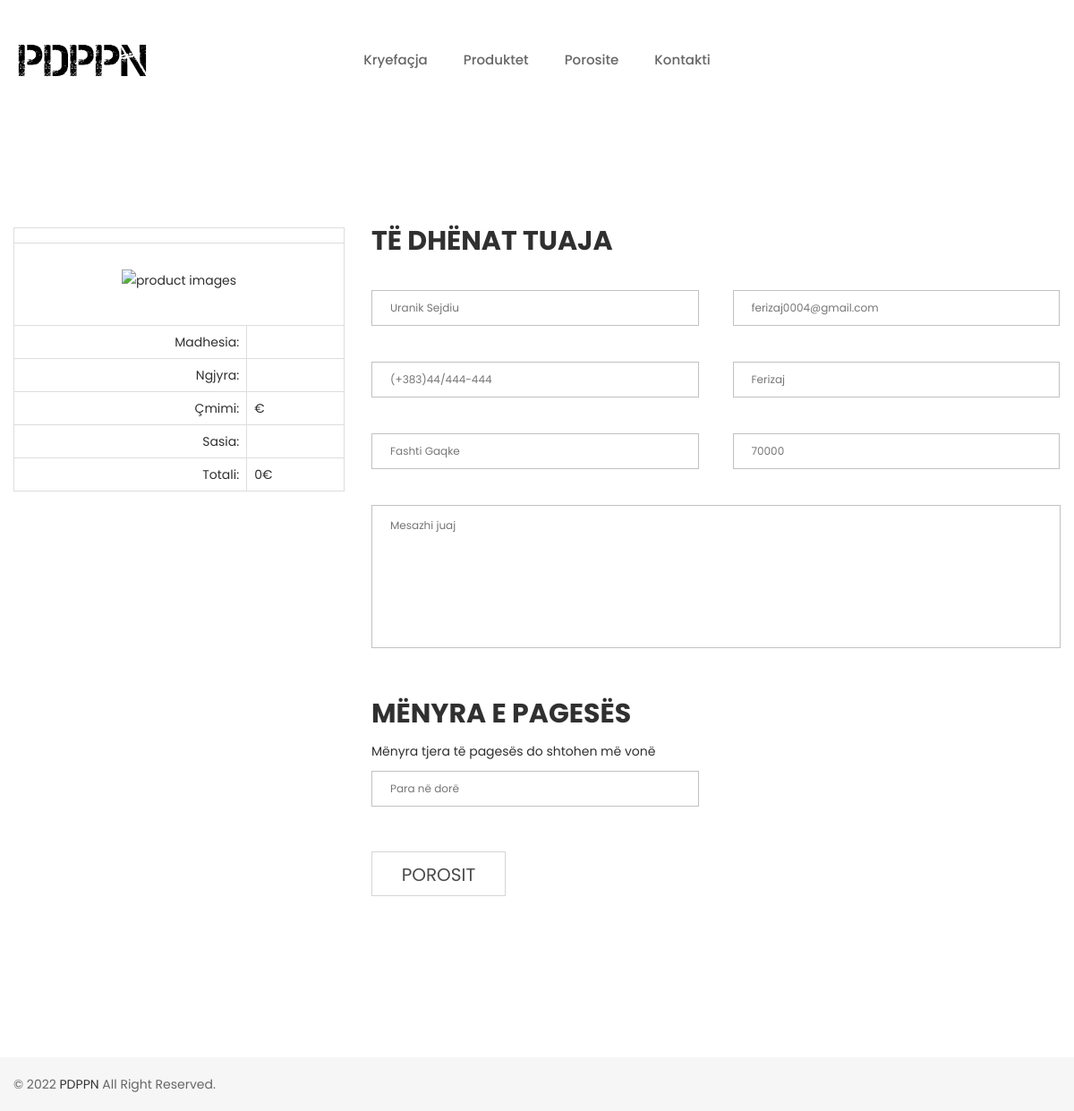
The page /Perdoruesi/blejProduktin.php (signed in) on the database as committed earlier.
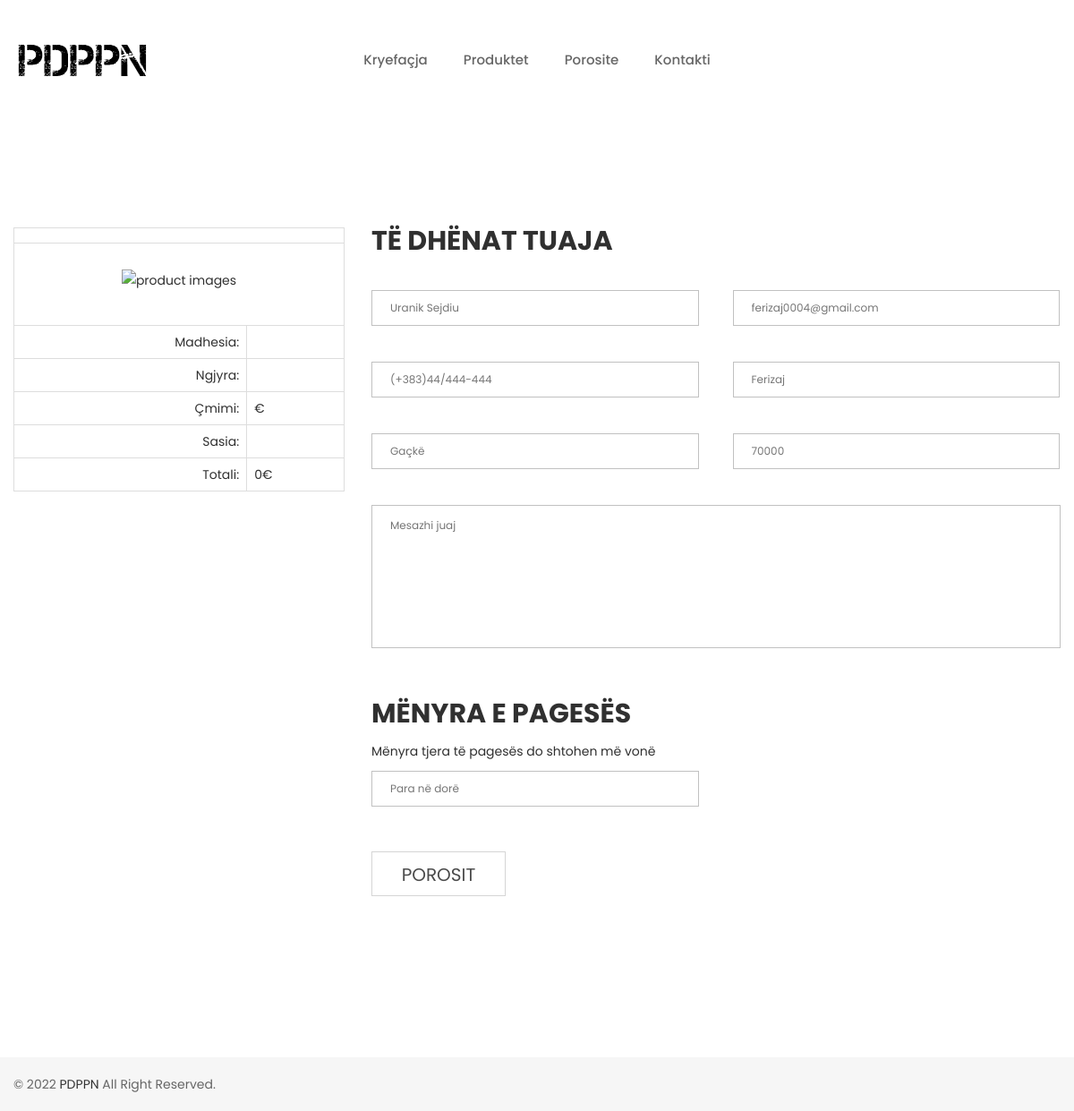
The same page on the database as committed later.
### tables this page shows
CREATE TABLE IF NOT EXISTS `perdoruesit` (
  `id` int(11) NOT NULL AUTO_INCREMENT,
  `fullName` varchar(150) NOT NULL,
  `id_city` int(11) NOT NULL,
  `adress` tinytext NOT NULL,
  `zipCode` int(5) NOT NULL,
  `phone` varchar(20) NOT NULL,
  `email` varchar(100) NOT NULL,
  `password` varchar(999) NOT NULL,
  `code` mediumint(50) NOT NULL,
  `status` text NOT NULL,
  PRIMARY KEY (`id`),
  KEY `cityForeignKey` (`id_city`)
);

CREATE TABLE IF NOT EXISTS `cities` (
  `id_city` int(11) NOT NULL AUTO_INCREMENT,
  `name` varchar(50) NOT NULL,
  PRIMARY KEY (`id_city`)
);

### Perdoruesi/blejProduktin.php (the view, shortened to what the changed rows need)
<?php
include_once('checkSession.php');
?>
<?php
if (isset($_SESSION['email']) || isset($_SESSION['password'])) {
    $userEmail = $_SESSION['email'];
    $sql1 = "SELECT  perdoruesit.id, perdoruesit.fullName, cities.name, perdoruesit.adress, perdoruesit.zipCode, perdoruesit.phone FROM perdoruesit
    LEFT OUTER JOIN cities ON perdoruesit.id_city=cities.id_city
    WHERE  perdoruesit.email='$userEmail'";
    $query1 = mysqli_query($con1, $sql1);
    while ($row1 = mysqli_fetch_assoc($query1)) {
        $userName = $row1['fullName'];
        $name = $row1['name'];
        $adress = $row1['adress'];
        $zipCode = $row1['zipCode'];
        $phone = $row1['phone'];
    }
}
?>
<?php if (isset($_SESSION['email']) || isset($_SESSION['password'])) { ?>
    <!doctype html>
    <html class="no-js" lang="en">
    <head>
        <?php include_once('links.php'); ?>
    </head>
    <body>
        <div class="wrapper fixed__footer">
            <header id="header" class="htc-header header--3 bg__white">
                <div id="sticky-header-with-topbar" class="mainmenu__area sticky__header">
                    <?php include_once('nav.php'); ?>
                </div>
            </header>
            <section class="our-checkout-area ptb--120 bg__white">
                <div class="container">
                    <div class="row">
                        <div class="col-md-4 col-lg-4 mb--30">
                            <div class="checkout-right-sidebar">
                                <div class="our-important-note ">
                                    <table class="table table-bordered">
                                        <tr>
                                            <td colspan="2">
                                            </td>
                                        </tr>
                                        <tr>
                                            <td colspan="2">
                                                <p class="note-desc text-center">
                                                    <img width="250" style="object-fit: cover;" src=" <?php echo $foto1; ?>" alt="product images"></a>
                                                </p>
                                            </td>
                                        </tr>
                                        <tr>
                                            <td style="text-align: right;">Madhesia:</td>
                                            <td><?php echo $madhesia; ?></td>
                                        </tr>
                                        <tr>
                                            <td style="text-align: right;">Ngjyra:</td>
                                            <td><?php echo $ngjyra; ?></td>
                                        </tr>
                                        <tr>
                                            <td style="text-align: right;">Çmimi:</td>
                                            <td><?php echo $qmimi; ?>€</td>
                                        </tr>
                                        <tr>
                                            <td style="text-align: right;">Sasia:</td>
                                            <td><?php echo $sasia; ?></td>
                                        </tr>
                                        <tr>
                                            <td style="text-align: right;"><?php $total = $sasia * $qmimi; ?>Totali:</td>
                                            <td><?php echo $total; ?>€</td>
                                        </tr>
                                    </table>
                                </div>
                            </div>
                        </div>
                        <div class="col-md-8 col-lg-8">
                            <div class="ckeckout-left-sidebar">
                                <form id="porosit" method="POST">
                                    <div class="checkout-form">
                                        <h2 class="section-title-3">Të dhënat tuaja</h2>
                                        <div class="checkout-form-inner">
                                            <div class="single-checkout-box">
                                                <input type="text" placeholder="Emri" name="emri" id="emri" value="<?php echo $userName; ?>">
                                                <input type="email" placeholder="Email-i" name="email" id="email" value="<?php echo $userEmail; ?>">
                                            </div>
                                            <div class="single-checkout-box">
                                                <input type="text" name="phone" id="phone" value="<?php echo $phone; ?>" placeholder="Nr. telefonit">
                                                <input type="text" name="qyteti" id="qyteti" value="<?php echo $name; ?>">
                                            </div>
                                            <div class="single-checkout-box select-option">
                                                <input type="text" name="adresa" id="adresa" placeholder="Adresa" value="<?php echo $adress; ?>">
                                                <input type="text" value="<?php echo $zipCode; ?>" name="zipCode" id="zipCode" placeholder="Kodi postar" oninput="javascript: if (this.value.length > this.maxLength) this.value = this.value.slice(0, this.maxLength);" maxlength="5">
                                            </div>
                                            <div class="single-checkout-box">
                                                <textarea name="mesazhi" id="mesazhi" placeholder="Mesazhi juaj"></textarea>
                                            </div>
                                        </div>
                                    </div>
                                    <div class="payment-form">
                                        <h2 class="section-title-3">Mënyra e pagesës</h2>
                                        <p>Mënyra tjera të pagesës do shtohen më vonë</p>
                                        <div class="single-checkout-box checkbox">
                                            <input type="text" name="pagesa" id="pagesa" disabled value="Para në dorë">
                                        </div>
                                    </div>
                                    <div class="single-checkout-box">
                                        <button type="submit" name="porosit" class="regBtn">Porosit</button>
                                    </div>
                                </form>
                            </div>
                        </div>
                    </div>
                </div>
            </section>
        </div>
        <?php include_once('footer.php'); ?>
    </body>
    </html>
<?php } else {
    header('location:user-login.php');
}

Rows that differ between the two databases and show on the page:
changed perdoruesit "Uranik Sejdiu": adresa "Fashti Gaqke" → "Gaçkë"
